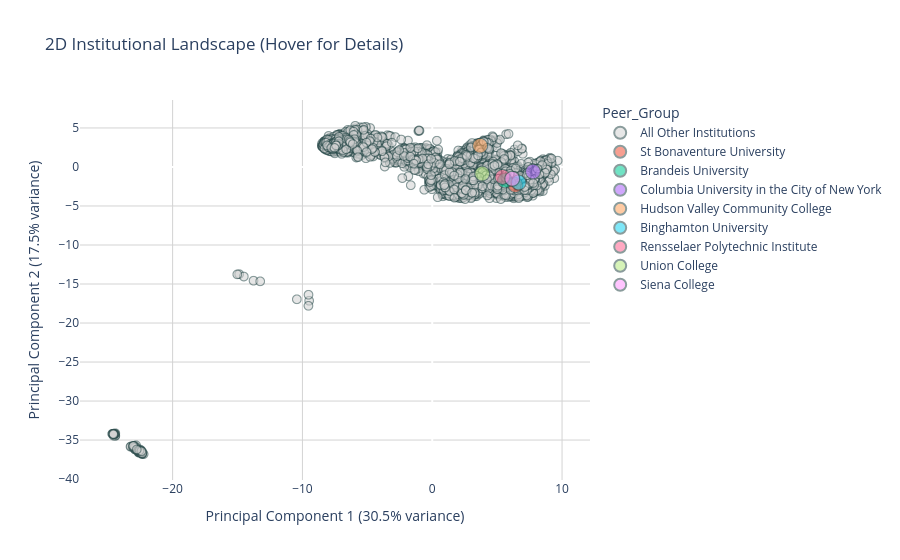

Notebook source saved alongside this figure:
### Code cell
import plotly.express as px

# Plot 2D PCA with highlighted institutions

# Define the institutions to highlight by unitid 
highlight_unitids = [196866, # Union
                     165015, # Brandeis
                     196079, # Binghamton
                     194824, # RPI
                     195474, # Siena
                     195164, # Saint Bonaventure
                     191719, # HVCC
                     190150] # Columbia University


pca_2d = PCA(n_components=2)
X_pca_2d = pca_2d.fit_transform(X_scaled)

df_cleaned['PC1'] = X_pca_2d[:, 0]
df_cleaned['PC2'] = X_pca_2d[:, 1]

df_cleaned['Peer_Group'] = 'All Other Institutions'
df_cleaned['Marker_Size'] = 5 

highlight_mask = df_cleaned['unitid'].isin(highlight_unitids)
df_cleaned.loc[highlight_mask, 'Peer_Group'] = df_cleaned['institution_name']
df_cleaned.loc[highlight_mask, 'Marker_Size'] = 15

df_cleaned = df_cleaned.sort_values('Marker_Size')

fig = px.scatter(
    df_cleaned,
    x='PC1',
    y='PC2',
    color='Peer_Group',
    size='Marker_Size', 
    size_max=15,       
    hover_name='institution_name',
    hover_data={
        'PC1': False,          
        'PC2': False,         
        'Peer_Group': False,  
        'Marker_Size': False,  
        'unitid': True,       
    },
    color_discrete_map={
        'All Other Institutions': 'lightgray'
    },
    title='2D Institutional Landscape (Hover for Details)',
    labels={
        'PC1': f'Principal Component 1 ({pca_2d.explained_variance_ratio_[0]:.1%} variance)',
        'PC2': f'Principal Component 2 ({pca_2d.explained_variance_ratio_[1]:.1%} variance)'
    }
)

fig.update_traces(marker=dict(line=dict(width=1, color='DarkSlateGrey')), opacity=0.8)
fig.update_layout(
    plot_bgcolor='white',
    xaxis=dict(showgrid=True, gridcolor='lightgray', scaleratio=1),
    yaxis=dict(showgrid=True, gridcolor='lightgray', scaleratio=1),
)

fig.show()

### Figure 1 — Plotly figure (JSON) as saved in the notebook; plotly's stock layout.template omitted (floating-point values rounded to 4 significant figures; data arrays with more than 128 entries replaced by an {"elided": "..."} marker saying what was removed)
{"data": [{"customdata": {"elided": "6041x3 mixed values"}, "hovertemplate": "<b>%{hovertext}</b><br><br>unitid=%{customdata[2]}<extra></extra>", "hovertext": {"elided": "6041 str values"}, "legendgroup": "All Other Institutions", "marker": {"color": "lightgray", "line": {"color": "DarkSlateGrey", "width": 1}, "size": {"elided": "6041 int values"}, "sizemode": "area", "sizeref": 0.06667, "symbol": "circle"}, "mode": "markers", "name": "All Other Institutions", "opacity": 0.8, "showlegend": true, "type": "scattergl", "x": {"elided": "6041 float values"}, "xaxis": "x", "y": {"elided": "6041 float values"}, "yaxis": "y"}, {"customdata": [["St Bonaventure University", 15, 195164]], "hovertemplate": "<b>%{hovertext}</b><br><br>unitid=%{customdata[2]}<extra></extra>", "hovertext": ["St Bonaventure University"], "legendgroup": "St Bonaventure University", "marker": {"color": "#EF553B", "line": {"color": "DarkSlateGrey", "width": 1}, "size": [15], "sizemode": "area", "sizeref": 0.06667, "symbol": "circle"}, "mode": "markers", "name": "St Bonaventure University", "opacity": 0.8, "showlegend": true, "type": "scattergl", "x": [6.405], "xaxis": "x", "y": [-2.319], "yaxis": "y"}, {"customdata": [["Brandeis University", 15, 165015]], "hovertemplate": "<b>%{hovertext}</b><br><br>unitid=%{customdata[2]}<extra></extra>", "hovertext": ["Brandeis University"], "legendgroup": "Brandeis University", "marker": {"color": "#00cc96", "line": {"color": "DarkSlateGrey", "width": 1}, "size": [15], "sizemode": "area", "sizeref": 0.06667, "symbol": "circle"}, "mode": "markers", "name": "Brandeis University", "opacity": 0.8, "showlegend": true, "type": "scattergl", "x": [5.607], "xaxis": "x", "y": [-1.727], "yaxis": "y"}, {"customdata": [["Columbia University in the City of New York", 15, 190150]], "hovertemplate": "<b>%{hovertext}</b><br><br>unitid=%{customdata[2]}<extra></extra>", "hovertext": ["Columbia University in the City of New York"], "legendgroup": "Columbia University in the City of New York", "marker": {"color": "#ab63fa", "line": {"color": "DarkSlateGrey", "width": 1}, "size": [15], "sizemode": "area", "sizeref": 0.06667, "symbol": "circle"}, "mode": "markers", "name": "Columbia University in the City of New York", "opacity": 0.8, "showlegend": true, "type": "scattergl", "x": [7.758], "xaxis": "x", "y": [-0.5928], "yaxis": "y"}, {"customdata": [["Hudson Valley Community College", 15, 191719]], "hovertemplate": "<b>%{hovertext}</b><br><br>unitid=%{customdata[2]}<extra></extra>", "hovertext": ["Hudson Valley Community College"], "legendgroup": "Hudson Valley Community College", "marker": {"color": "#FFA15A", "line": {"color": "DarkSlateGrey", "width": 1}, "size": [15], "sizemode": "area", "sizeref": 0.06667, "symbol": "circle"}, "mode": "markers", "name": "Hudson Valley Community College", "opacity": 0.8, "showlegend": true, "type": "scattergl", "x": [3.686], "xaxis": "x", "y": [2.724], "yaxis": "y"}, {"customdata": [["Binghamton University", 15, 196079]], "hovertemplate": "<b>%{hovertext}</b><br><br>unitid=%{customdata[2]}<extra></extra>", "hovertext": ["Binghamton University"], "legendgroup": "Binghamton University", "marker": {"color": "#19d3f3", "line": {"color": "DarkSlateGrey", "width": 1}, "size": [15], "sizemode": "area", "sizeref": 0.06667, "symbol": "circle"}, "mode": "markers", "name": "Binghamton University", "opacity": 0.8, "showlegend": true, "type": "scattergl", "x": [6.653], "xaxis": "x", "y": [-1.991], "yaxis": "y"}, {"customdata": [["Rensselaer Polytechnic Institute", 15, 194824]], "hovertemplate": "<b>%{hovertext}</b><br><br>unitid=%{customdata[2]}<extra></extra>", "hovertext": ["Rensselaer Polytechnic Institute"], "legendgroup": "Rensselaer Polytechnic Institute", "marker": {"color": "#FF6692", "line": {"color": "DarkSlateGrey", "width": 1}, "size": [15], "sizemode": "area", "sizeref": 0.06667, "symbol": "circle"}, "mode": "markers", "name": "Rensselaer Polytechnic Institute", "opacity": 0.8, "showlegend": true, "type": "scattergl", "x": [5.409], "xaxis": "x", "y": [-1.276], "yaxis": "y"}, {"customdata": [["Union College", 15, 196866]], "hovertemplate": "<b>%{hovertext}</b><br><br>unitid=%{customdata[2]}<extra></extra>", "hovertext": ["Union College"], "legendgroup": "Union College", "marker": {"color": "#B6E880", "line": {"color": "DarkSlateGrey", "width": 1}, "size": [15], "sizemode": "area", "sizeref": 0.06667, "symbol": "circle"}, "mode": "markers", "name": "Union College", "opacity": 0.8, "showlegend": true, "type": "scattergl", "x": [3.845], "xaxis": "x", "y": [-0.8466], "yaxis": "y"}, {"customdata": [["Siena College", 15, 195474]], "hovertemplate": "<b>%{hovertext}</b><br><br>unitid=%{customdata[2]}<extra></extra>", "hovertext": ["Siena College"], "legendgroup": "Siena College", "marker": {"color": "#FF97FF", "line": {"color": "DarkSlateGrey", "width": 1}, "size": [15], "sizemode": "area", "sizeref": 0.06667, "symbol": "circle"}, "mode": "markers", "name": "Siena College", "opacity": 0.8, "showlegend": true, "type": "scattergl", "x": [6.16], "xaxis": "x", "y": [-1.516], "yaxis": "y"}], "layout": {"legend": {"itemsizing": "constant", "title": {"text": "Peer_Group"}, "tracegroupgap": 0}, "plot_bgcolor": "white", "title": {"text": "2D Institutional Landscape (Hover for Details)"}, "xaxis": {"anchor": "y", "domain": [0, 1], "gridcolor": "lightgray", "scaleratio": 1, "showgrid": true, "title": {"text": "Principal Component 1 (30.5% variance)"}}, "yaxis": {"anchor": "x", "domain": [0, 1], "gridcolor": "lightgray", "scaleratio": 1, "showgrid": true, "title": {"text": "Principal Component 2 (17.5% variance)"}}}}
